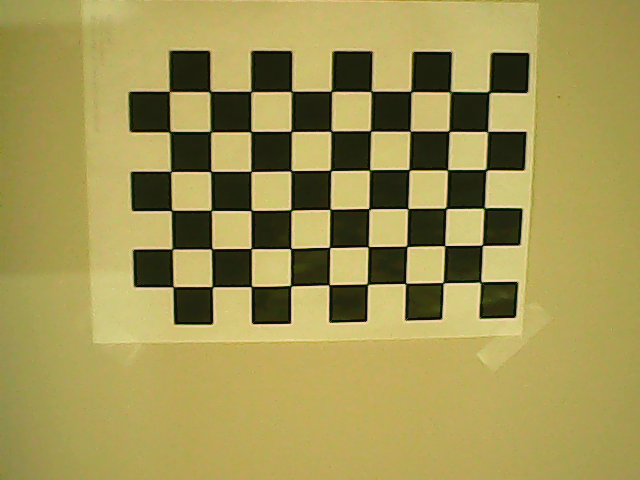
#> input picture right.png, 640 x 480 px
$ python calibrate_right.py
#> lines starting #> are read from the running program, lines starting #| are printed output that depends on the picture; after the words box and inside, x2 and y2 are one past the last pixel; in counts of white or black regions, pixels touching at a corner belong together
import numpy as np
import cv2 as cv
import glob
def calculate_error(image_name1, image_name2, calibrated_name, coords):
    # termination criteria
#> called with image_name1 = 'right.png', image_name2 = 'right2.png', calibrated_name = 'calibrated_right.png', coords = (9, 6)
    criteria = (cv.TERM_CRITERIA_EPS + cv.TERM_CRITERIA_MAX_ITER, 30, 0.001)
    # prepare object points, like (0,0,0), (1,0,0), (2,0,0) ....,(6,5,0)
    objp = np.zeros((6*9,3), np.float32)
    objp[:,:2] = np.mgrid[0:9,0:6].T.reshape(-1,2)
    # Arrays to store object points and image points from all the images.
    objpoints = [] # 3d point in real world space
    imgpoints = [] # 2d points in image plane.
    images = glob.glob(image_name1)
    for fname in images:
        img = cv.imread(fname)
#> img is the input picture: shape (480, 640, 3); mean B, G, R 83.6, 148.7, 160.8
        gray = cv.cvtColor(img, cv.COLOR_BGR2GRAY)
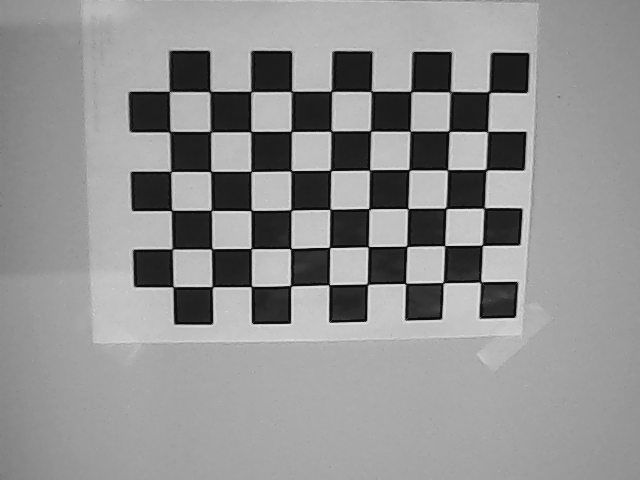
#> gray: shape (480, 640); min 10, max 226, mean 144.9
        # Find the chess board corners
        ret, corners = cv.findChessboardCorners(gray, (9,6), None)
#> ret = True; corners = 54 rows, first 8: [480.5, 282.3], [442.9, 282.9], [405.6, 283.5], [367.4, 284.1], [328.9, 284.7], [290.8, 285.9], [251.4, 286.4], [212.4, 286.8]
        # If found, add object points, image points (after refining them)
        if ret == True:
            objpoints.append(objp)
            corners2 = cv.cornerSubPix(gray,corners, (11,11), (-1,-1), criteria)
#> corners2 = 54 rows, first 8: [480.6, 281.9], [443.1, 282.7], [405.6, 283.4], [367.4, 284.2], [329.1, 284.7], [290.6, 285.7], [251.4, 286.5], [212.2, 286.7]
            imgpoints.append(corners)
            # Draw and display the corners
            cv.drawChessboardCorners(img, (9,6), corners2, ret)
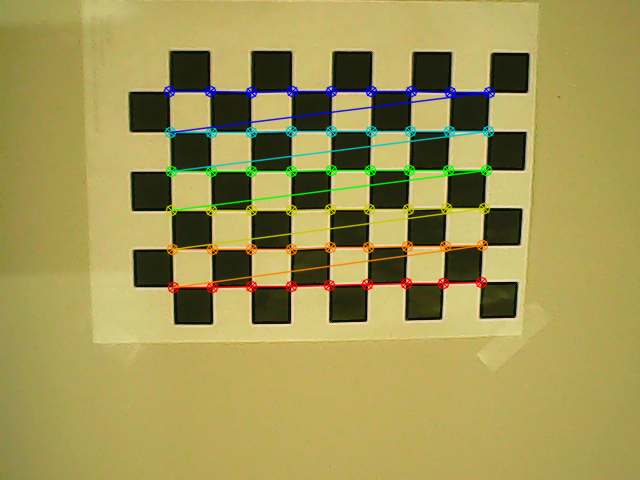
#> img: shape (480, 640, 3); 4.72% of pixels changed, all inside (x1, y1, x2, y2) = (163, 85, 496, 294)
            cv.imshow('img', img)
            cv.waitKey(5000)
    cv.destroyAllWindows()

    ret, mtx, dist, rvecs, tvecs = cv.calibrateCamera(objpoints, imgpoints, gray.shape[::-1], None, None)
#> ret = 0.245; mtx = [[1232.4, 0, 301.7], [0, 1186.4, 352.8], [0, 0, 1]]; dist = [[-0.00691, -4.55, -0.031, 0.00361, 30.73]]; rvecs = ([-0.18, -0.382, 3.1],); tvecs = ([4.67, -1.9, 32.3],)
    img = cv.imread(image_name2)
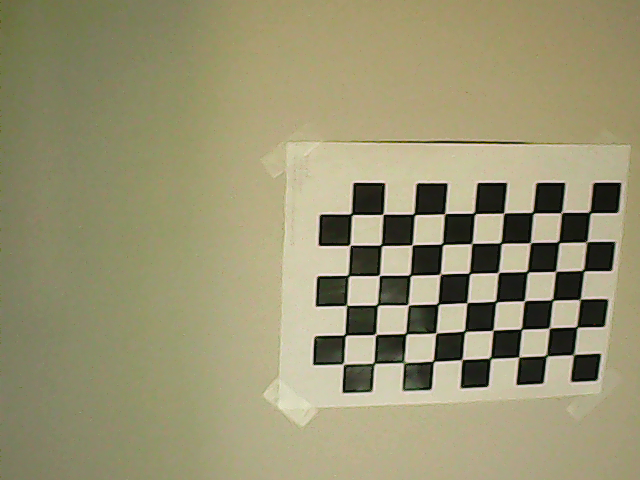
#> input picture right2.png, 640 x 480 px
#> img is the input picture: shape (480, 640, 3); mean B, G, R 114.4, 147.7, 152.9
    h,  w = img.shape[:2]
#> h = 480; w = 640
    newcameramtx, roi = cv.getOptimalNewCameraMatrix(mtx, dist, (w,h), 1, (w,h))
#> newcameramtx = [[1206.8, 0, 302.4], [0, 1182.2, 347.3], [0, 0, 1]]; roi = (10, 9, 615, 465)
    mapx, mapy = cv.initUndistortRectifyMap(mtx, dist, None, newcameramtx, (w,h), 5)
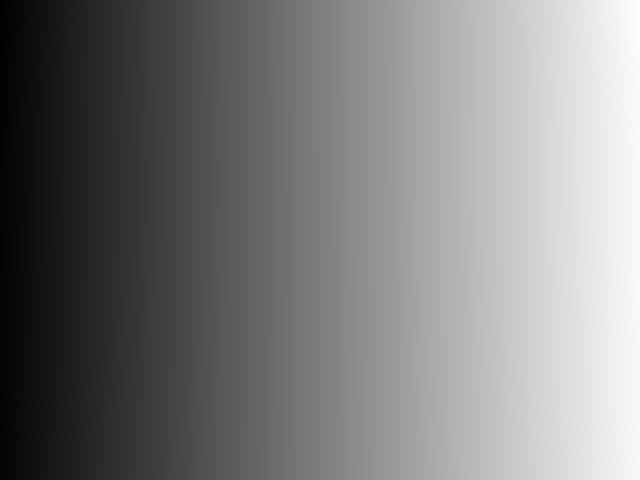
#> mapx: shape (480, 640) float32; min -11.37, max 657.3, mean 319.5; drawn with min black and max white
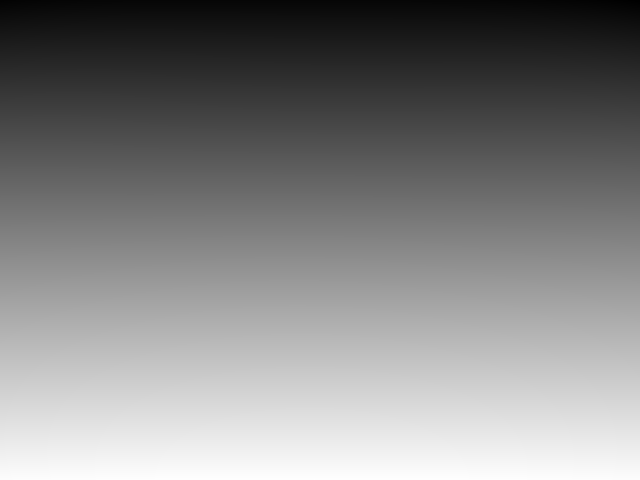
#> mapy: shape (480, 640) float32; min -13.02, max 483.5, mean 242.5; drawn with min black and max white
    dst = cv.remap(img, mapx, mapy, cv.INTER_LINEAR)
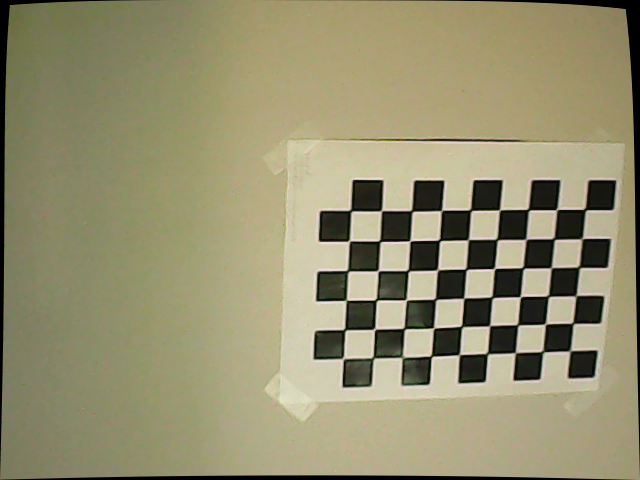
#> dst: shape (480, 640, 3); mean B, G, R 111.7, 144.2, 149.2
    # crop the image
    x, y, w, h = roi
#> x = 10; y = 9; w = 615; h = 465
    dst = dst[y:y+h, x:x+w]
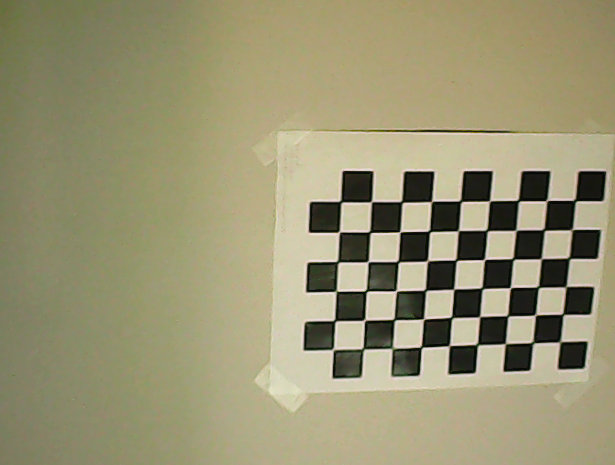
#> dst: shape (465, 615, 3); mean B, G, R 115, 148, 153.1
    cv.imwrite(calibrated_name, dst)
    mean_error = 0
    for i in range(len(objpoints)):
        imgpoints2, _ = cv.projectPoints(objpoints[i], rvecs[i], tvecs[i], mtx, dist)
        error = cv.norm(imgpoints[i], imgpoints2, cv.NORM_L2)/len(imgpoints2)
        mean_error += error
#> this loop made 1 pass
#> (error, mean_error) on pass 1: (0.0333, 0.0333)
#> after the loop, mean_error = 0.0333
    return( "total error: {}".format(mean_error/len(objpoints)) )


print(calculate_error("right.png", "right2.png", "calibrated_right.png", (9,6)))
